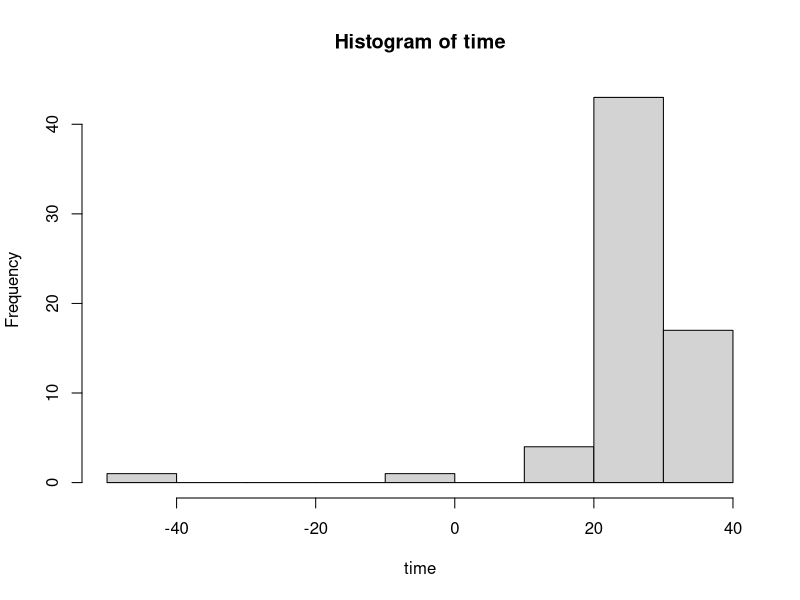
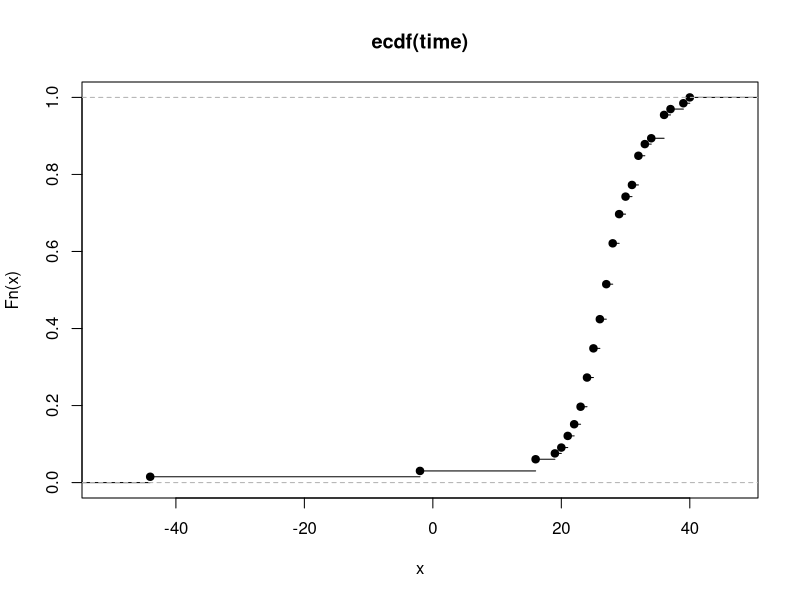
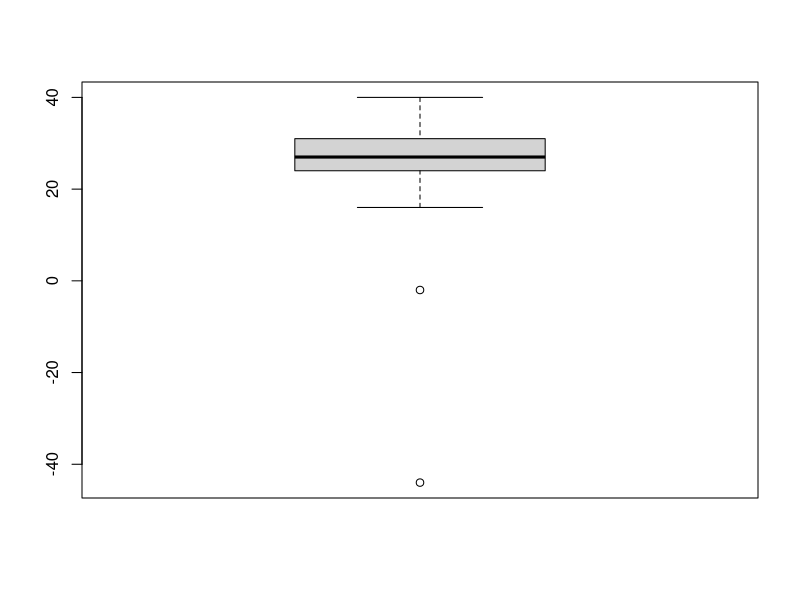

Recreate these plots in R, in order.
time = c(28, -44, 29, 30, 24, 28, 37, 32, 36, 27, 26, 28, 29, 26, 27, 22, 23, 20, 25, 25, 36, 23, 31, 32, 24, 27, 33,
         16, 24, 29, 36, 21, 28, 26, 27, 27, 32, 25, 28, 24, 40, 21, 31, 32, 28, 26, 30, 27, 26, 24, 32, 29, 34, -2, 
         25, 19, 36, 29, 30, 22, 28, 33, 39, 25, 16, 23)

hist(time)
plot(ecdf(time))
boxplot(time)

print(paste("Mean value", mean(time)))
print(paste("Median", median(time)))

print(paste("Standard diviation", sd(time)))
quant = quantile(time)
Q1 = quant[2]
Q2 = quant[4]
IQR = Q2 - Q1
print(paste("Interquartile range", IQR))

conf = qt(0.95, 65)

print(paste("95% confidence interval", conf))
print(paste("Lower half", mean(time) - conf * (sd(time) / sqrt(66))))
print(paste("Upper half", mean(time) + conf * (sd(time) / sqrt(66))))

time_2 = time[time > (Q1 - 1.5 * IQR)]
time_2 = time_2[time_2 < (Q2 + 1.5 * IQR)]
n_2 = length(time_2)
conf_2 = qt(0.95, n_2 - 1)

print(paste("Lower half without outliers", mean(time_2) - conf_2 * (sd(time) / sqrt(n_2))))
print(paste("Upper half without outliers", mean(time[time_2]) + conf_2 * (sd(time) / sqrt(n_2))))

# The mean and median values of our dataset doesn't really match the true value very much, but the standard diviation is 
# quite large, and with that we do get the true value included. The confidence intervales do not contain the true value, 
# and are not very much better without the outliers.